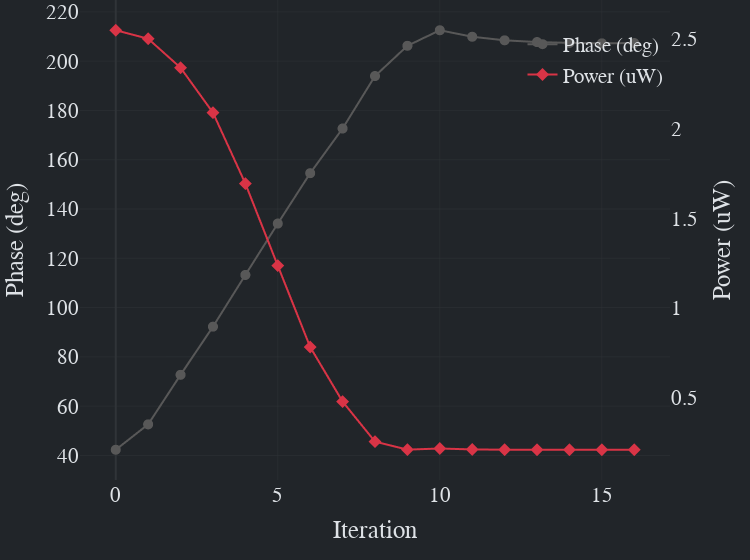

The code cell stored with this chart in its notebook:
### Code cell
import numpy as np
import plotly.graph_objects as go
from dash_bootstrap_templates import load_figure_template
PLOT_THEME = "sketchy"
load_figure_template([PLOT_THEME, PLOT_THEME + "_dark"])
# Example: decide the theme
# Replace this with your Dash input, e.g. switch_on
light_mode = False  # or False
# PLOT_THEME = "plotly"  # base theme name (can be "ggplot2", "simple_white", etc.)
template = PLOT_THEME if light_mode else PLOT_THEME + "_dark"

fig = go.Figure()
phases = rfphtuner.dataset["phase_history"]
powers = rfphtuner.dataset["power_history"]
iterations = np.arange(len(phases))
# Phase trace (left y-axis)
fig.add_trace(go.Scattergl(
    x=iterations,
    y=phases,
    name="Phase (deg)",
    mode="lines+markers",
    marker=dict(symbol="circle", size=10),
    yaxis="y1"
))

# Power trace (right y-axis)
fig.add_trace(go.Scattergl(
    x=iterations,
    y=powers,
    name="Power (uW)",
    mode="lines+markers",
    marker=dict(symbol="diamond", size=10),
    yaxis="y2"
))

# Layout with theme and clean margin/legend
fig.update_layout(
    xaxis=dict(title="Iteration"),
    yaxis=dict(title="Phase (deg)"),
    yaxis2=dict(
        title="Power (uW)",
        overlaying="y",
        side="right",
        showgrid=False,
    ),
    template=template,
    font=dict(size=21),
    legend=dict(
        bgcolor="rgba(0,0,0,0)",
        x=0.75,
        y=0.95,
    ),
    title=None,
    margin=dict(t=0)
    , width=750
)

fig.show()

### Figure 1 — Plotly figure (JSON) as saved in the notebook; plotly's stock layout.template omitted (floating-point values rounded to 4 significant figures)
{"data": [{"marker": {"size": 10, "symbol": "circle"}, "mode": "lines+markers", "name": "Phase (deg)", "type": "scattergl", "x": [0, 1, 2, 3, 4, 5, 6, 7, 8, 9, 10, 11, 12, 13, 14, 15, 16], "y": [42.31, 52.62, 72.72, 92.25, 113.2, 134.1, 154.5, 172.7, 194.0, 206.2, 212.5, 209.9, 208.5, 207.7, 207.4, 207.2, 207.3], "yaxis": "y"}, {"marker": {"size": 10, "symbol": "diamond"}, "mode": "lines+markers", "name": "Power (uW)", "type": "scattergl", "x": [0, 1, 2, 3, 4, 5, 6, 7, 8, 9, 10, 11, 12, 13, 14, 15, 16], "y": [2.546, 2.499, 2.337, 2.087, 1.693, 1.236, 0.7832, 0.4797, 0.257, 0.2124, 0.2188, 0.2136, 0.2122, 0.2119, 0.2118, 0.2119, 0.2118], "yaxis": "y2"}], "layout": {"font": {"size": 21}, "legend": {"bgcolor": "rgba(0,0,0,0)", "x": 0.75, "y": 0.95}, "margin": {"t": 0}, "title": {}, "width": 750, "xaxis": {"title": {"text": "Iteration"}}, "yaxis": {"title": {"text": "Phase (deg)"}}, "yaxis2": {"overlaying": "y", "showgrid": false, "side": "right", "title": {"text": "Power (uW)"}}}}
